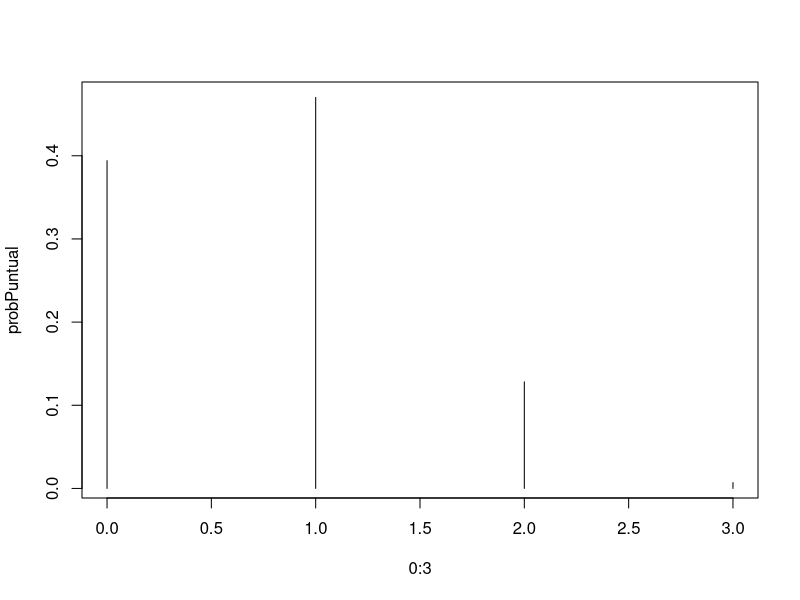
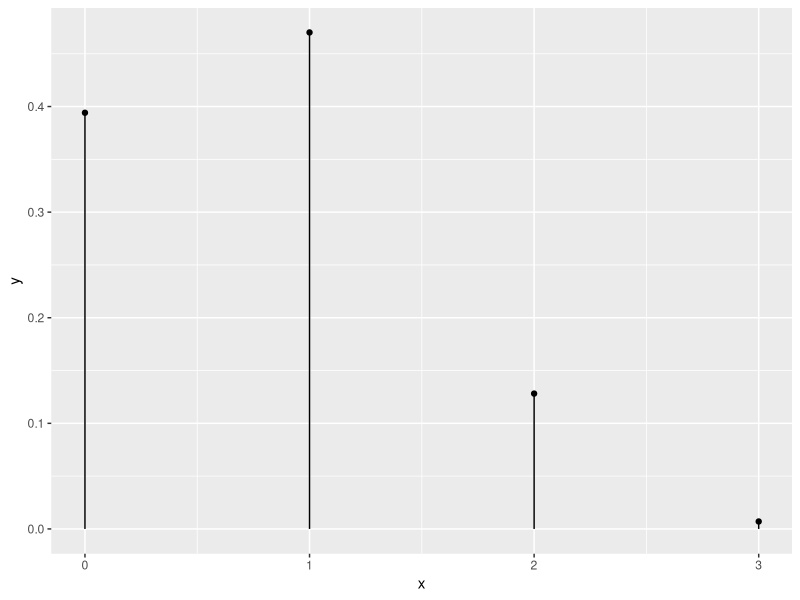
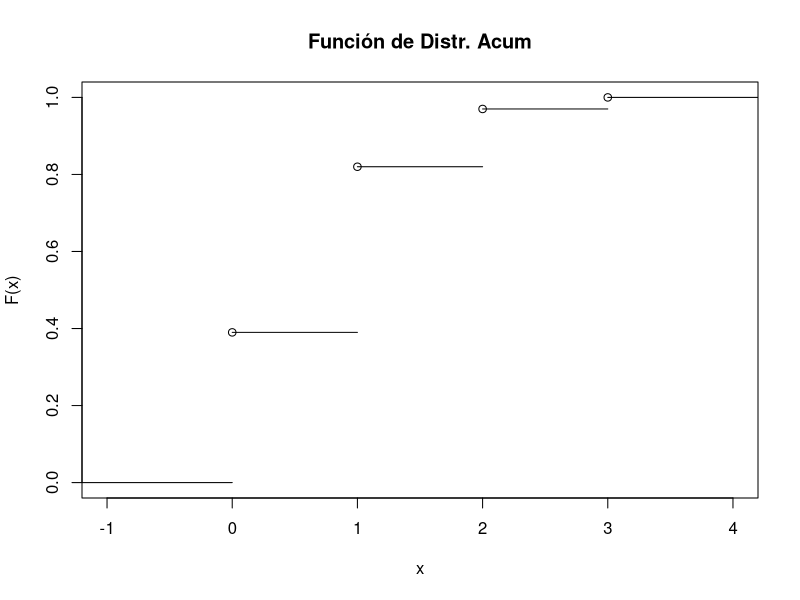

Source code (R) for these figures, in order:
library(ggplot2)

x <-c(1,2,3)
sample(x,10,replace = TRUE)



die1 <- sample(x = 1:6, size = 1000000, replace = TRUE)
die2 <- sample(x = 1:6, size = 1000000, replace = TRUE)
sumDice <- die1 + die2

eventE <- sumDice == 6
head(eventE)
eventF <- die1 == 2 | die2 == 2
head(eventF)

mean(eventE) # P(E)
mean(eventF) # P(F)

mean(eventE & eventF)
mean((sumDice == 6) | (die1 == 2 | die2 == 2))



dado <- c(1,2,3,4,5,6)

sample(dado, 3, replace=TRUE)

dado1 <- sample(dado, 1000000, replace=TRUE)
dado2 <- sample(dado, 1000000, replace=TRUE)


evento2 <- dado1+dado2 == 2
evento3 <- dado1+dado2 == 3
evento4 <- dado1+dado2 == 4
evento5 <- dado1+dado2 == 5
evento6 <- dado1+dado2 == 6
evento7 <- dado1+dado2 == 7
evento8 <- dado1+dado2 == 8
evento9 <- dado1+dado2 == 9
evento10 <- dado1+dado2 == 10
evento11 <- dado1+dado2 == 11
evento12 <- dado1+dado2 == 12

mean(evento6 | evento2 | evento3)

mean(evento5 | evento9 | evento4)

articulos <- c(1:15)
elijo3articulos <- sample(x = articulos, 3, replace = TRUE)
elijo3articulos

sum(1:4 %in% elijo3articulos)
sum(1:4 %in% elijo3articulos) == 0
sum(1:4 %in% elijo3articulos) == 1
sum(1:4 %in% elijo3articulos) == 2
sum(1:4 %in% elijo3articulos) == 3

probs <- c(sum(1:4 %in% elijo3articulos) == 0,
           sum(1:4 %in% elijo3articulos) == 1,
           sum(1:4 %in% elijo3articulos) == 2,
           sum(1:4 %in% elijo3articulos) == 3)

repeticiones <- 1000000

mean(replicate(repeticiones, {
  elijo3articulos <- sample(x = articulos, 3, replace = TRUE)
  sum(1:4 %in% elijo3articulos) == 0
}))
mean(replicate(repeticiones, {
  elijo3articulos <- sample(x = articulos, 3, replace = TRUE)
  sum(1:4 %in% elijo3articulos) == 1
}))
mean(replicate(repeticiones, {
  elijo3articulos <- sample(x = articulos, 3, replace = TRUE)
  sum(1:4 %in% elijo3articulos) == 2
}))
mean(replicate(repeticiones, {
  elijo3articulos <- sample(x = articulos, 3, replace = TRUE)
  sum(1:4 %in% elijo3articulos) == 3
}))

probPuntual <- c(mean(replicate(repeticiones, {
  elijo3articulos <- sample(x = articulos, 3, replace = TRUE)
  sum(1:4 %in% elijo3articulos) == 0
})),
mean(replicate(repeticiones, {
  elijo3articulos <- sample(x = articulos, 3, replace = TRUE)
  sum(1:4 %in% elijo3articulos) == 1
})),
mean(replicate(repeticiones, {
  elijo3articulos <- sample(x = articulos, 3, replace = TRUE)
  sum(1:4 %in% elijo3articulos) == 2
})),
mean(replicate(repeticiones, {
  elijo3articulos <- sample(x = articulos, 3, replace = TRUE)
  sum(1:4 %in% elijo3articulos) == 3
})))

graficoProbPuntual <- plot(x = 0:3, y=probPuntual, type = 'h', pch=1:25, cex=5)

data <- data.frame(x = 0:3, y=probPuntual)

ggplot(data, aes(x=x, y=y)) + #probabilidad puntual ejercicio 1
  geom_point() + 
  geom_segment( aes(x=x, xend=x, y=0, yend=y))

valoresFuncAcum <-c(0,0.39,0.82,0.97,1) #Funcion Prob Acumulada ejercicio 1
plot(stepfun(0:3, valoresFuncAcum), verticals=FALSE, ylab="F(x)",main = "Función de Distr. Acum",)
